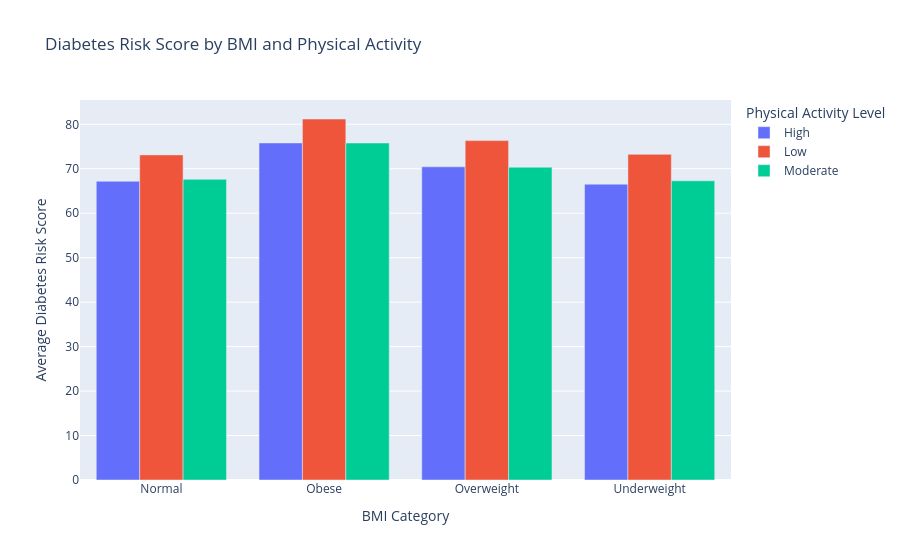

Notebook code for this chart:
### Markdown cell above
<h4 style="color:#4CAF50;">Visulaization-Barchart</h4>

### Code cell
fig = px.bar(
    bmi_activity_risk,
    x='BMI_Category',
    y='Diabetes_Risk_Score',
    color='Physical_Activity_Level',
    barmode='group',
    title='Diabetes Risk Score by BMI and Physical Activity',
    labels={
        'BMI_Category': 'BMI Category',
        'Diabetes_Risk_Score': 'Average Diabetes Risk Score',
        'Physical_Activity_Level': 'Physical Activity Level'
    }
)

fig.show()

### Figure 1 — Plotly figure (JSON) as saved in the notebook; plotly's stock layout.template omitted (floating-point values rounded to 4 significant figures)
{"data": [{"alignmentgroup": "True", "hovertemplate": "Physical Activity Level=High<br>BMI Category=%{x}<br>Average Diabetes Risk Score=%{y}<extra></extra>", "legendgroup": "High", "marker": {"color": "#636efa", "pattern": {"shape": ""}}, "name": "High", "offsetgroup": "High", "orientation": "v", "showlegend": true, "textposition": "auto", "type": "bar", "x": ["Normal", "Obese", "Overweight", "Underweight"], "xaxis": "x", "y": [67.2, 75.82, 70.44, 66.53], "yaxis": "y"}, {"alignmentgroup": "True", "hovertemplate": "Physical Activity Level=Low<br>BMI Category=%{x}<br>Average Diabetes Risk Score=%{y}<extra></extra>", "legendgroup": "Low", "marker": {"color": "#EF553B", "pattern": {"shape": ""}}, "name": "Low", "offsetgroup": "Low", "orientation": "v", "showlegend": true, "textposition": "auto", "type": "bar", "x": ["Normal", "Obese", "Overweight", "Underweight"], "xaxis": "x", "y": [73.12, 81.2, 76.34, 73.25], "yaxis": "y"}, {"alignmentgroup": "True", "hovertemplate": "Physical Activity Level=Moderate<br>BMI Category=%{x}<br>Average Diabetes Risk Score=%{y}<extra></extra>", "legendgroup": "Moderate", "marker": {"color": "#00cc96", "pattern": {"shape": ""}}, "name": "Moderate", "offsetgroup": "Moderate", "orientation": "v", "showlegend": true, "textposition": "auto", "type": "bar", "x": ["Normal", "Obese", "Overweight", "Underweight"], "xaxis": "x", "y": [67.62, 75.8, 70.36, 67.29], "yaxis": "y"}], "layout": {"barmode": "group", "legend": {"title": {"text": "Physical Activity Level"}, "tracegroupgap": 0}, "title": {"text": "Diabetes Risk Score by BMI and Physical Activity"}, "xaxis": {"anchor": "y", "domain": [0, 1], "title": {"text": "BMI Category"}}, "yaxis": {"anchor": "x", "domain": [0, 1], "title": {"text": "Average Diabetes Risk Score"}}}}
